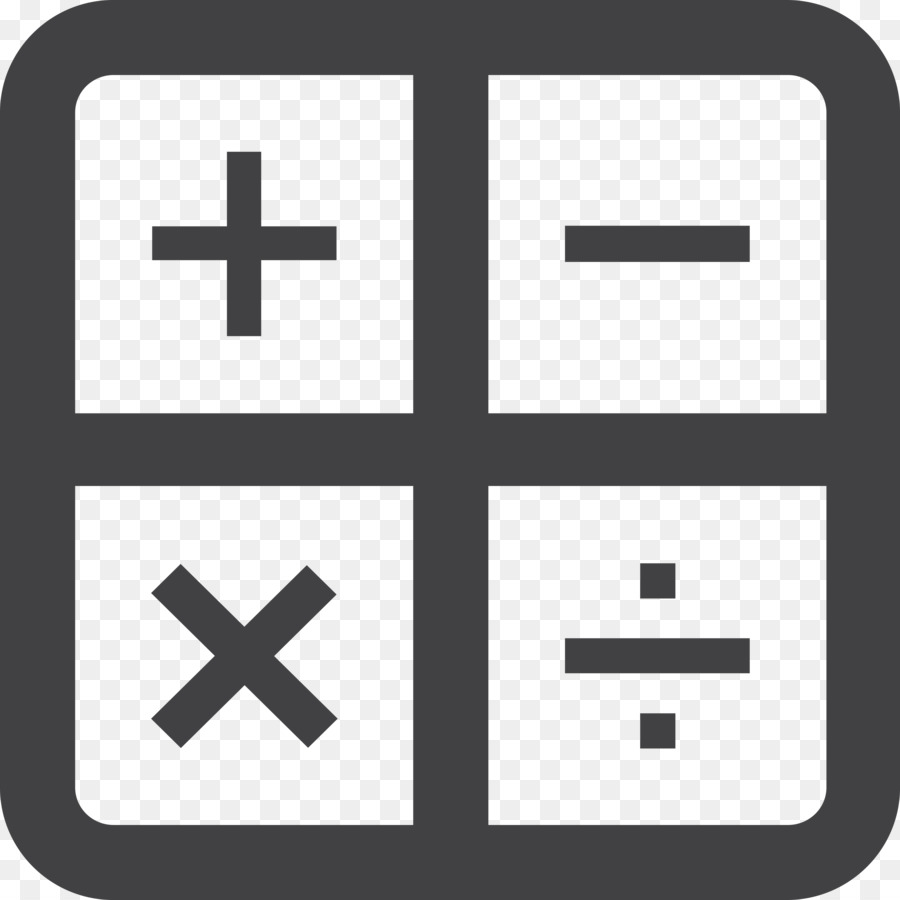
%> input picture clase4/Calculation.jpg, 900 x 900 px
$ octave clase4a.m   (GNU Octave 9; MATLAB toolbox functions it lacks are replaced by stand-ins)
%> lines starting %> are read from the running program, lines starting %| are printed output that depends on the picture; in (x1, y1, x2, y2) boxes, pixels count from 0 and x2, y2 are one past the last pixel; in counts of white or black regions, pixels touching at a corner belong together; the program's own positions count from 1
clc
close all
clear

imagen1 = imread('Calculation.jpg');
%> imagen1 is the input picture: size 900x900x3 uint8; mean R, G, B 160, 160, 161

%Se pasa a escala de grises o binario, (2 dimensiones) 900x900x3 --->
%900x900
imagen1 = rgb2gray(imagen1);
%> imagen1: size 900x900 uint8

%Umbralizar
umbral=100;
imBW=0*imagen1;
%> imBW: size 900x900 uint8; every value is 0
imBW(imagen1>=umbral)=255;
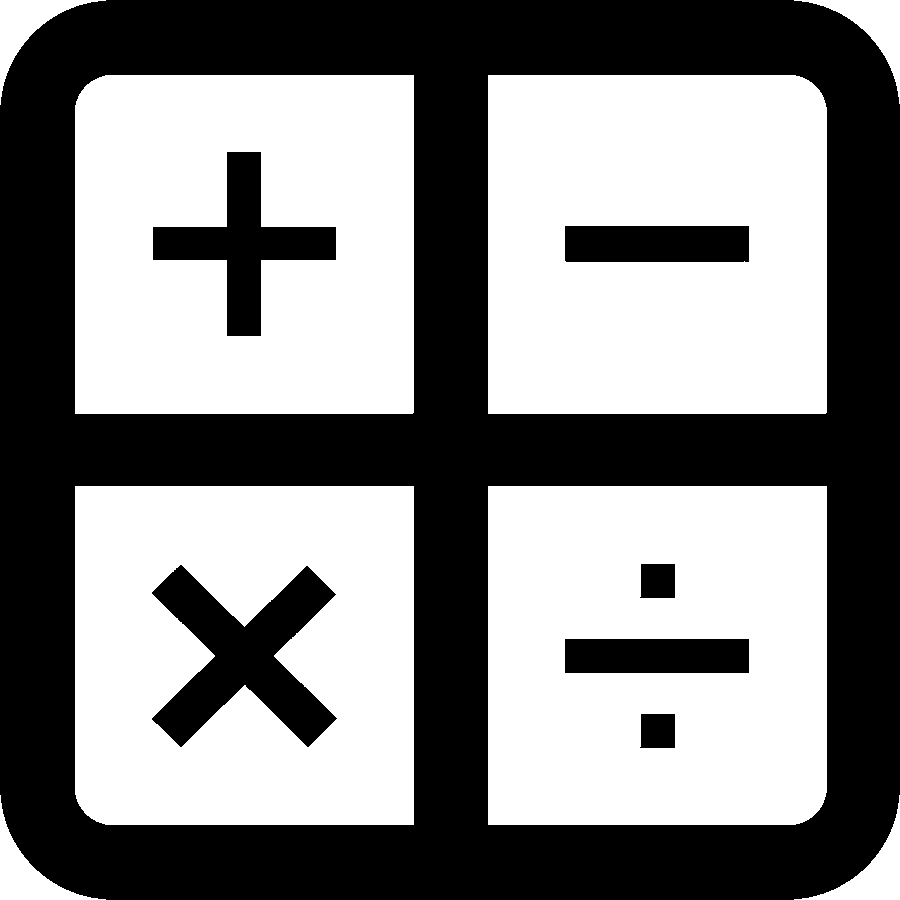
%> imBW: size 900x900 uint8; 52.7% white; 7 black regions, largest, box (x1, y1, x2, y2) and area: (0, 0, 900, 900) 340337, (152, 565, 337, 747) 16232, (153, 152, 336, 336) 11173

imBW(1:451,451:end)=0;
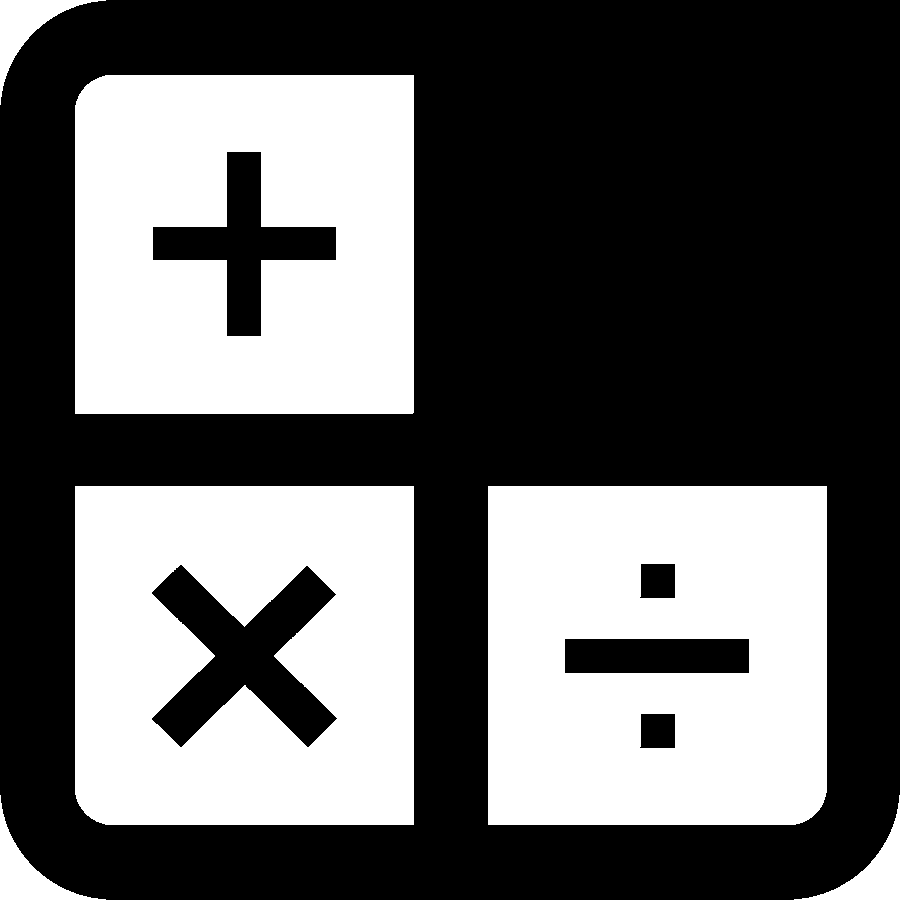
%> imBW: size 900x900 uint8; 39% white; 6 white regions, box (x1, y1, x2, y2) and area: (488, 486, 827, 825) 106043, (75, 75, 414, 414) 103453, (75, 486, 414, 825) 98397, (794, 795, 900, 900) 2798, (0, 795, 106, 900) 2796, (0, 0, 106, 105) 2794

% figure,subplot(1,2,1),imshow(imagen1);
%        subplot(1,2,2),imshow(imBW);
figure,colormap('gray'),imagesc(imBW),pbaspect([1 1 1]);

$ run again, with clase4/Bright.jpg copied over clase4/Calculation.jpg
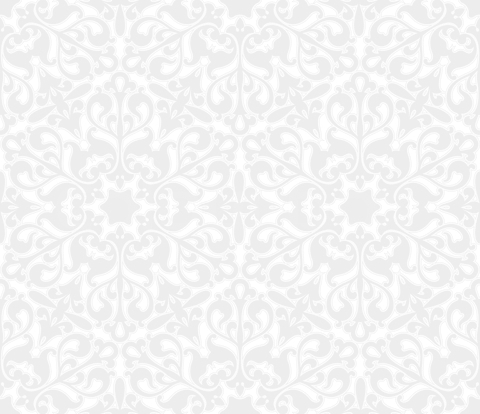
%> input picture clase4/Bright.jpg, 480 x 414 px
%> imagen1 is the input picture: size 414x480x3 uint8; min 235, max 255, mean 244
%> imagen1: size 414x480 uint8
%> `imBW(1:451,451:end)=0;`:
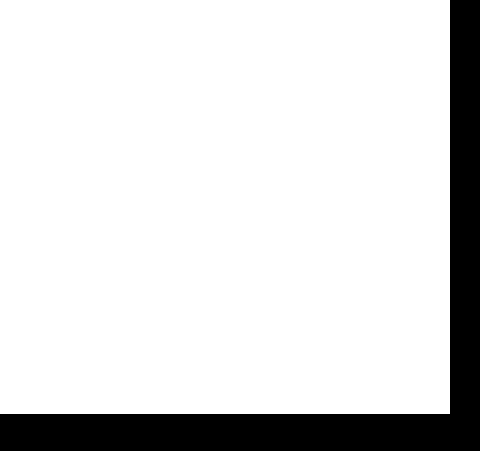
%> imBW: size 451x480 uint8; 86.1% white; 1 black region, box (x1, y1, x2, y2) and area: (0, 0, 480, 451) 30180
